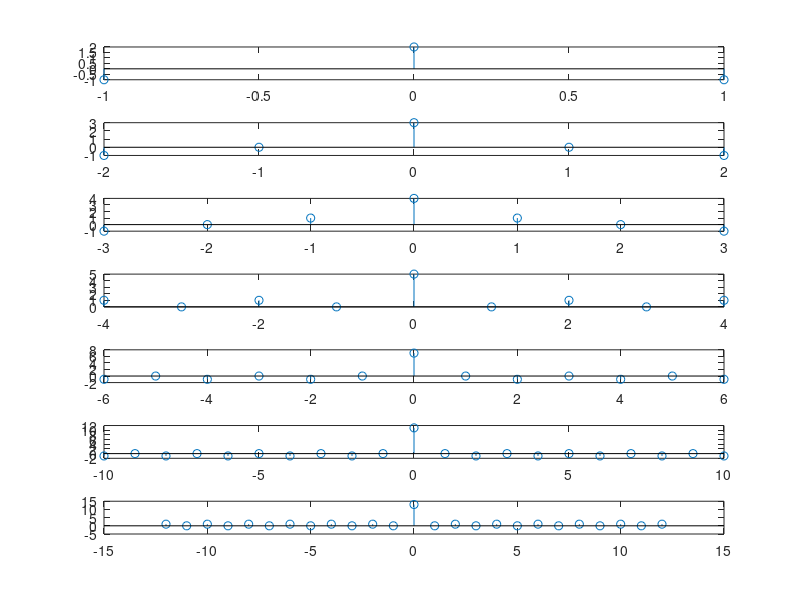

Write MATLAB code to recreate this figure.
clear all;
close all;

c2 = [1 -1];
c3 = [1 1 -1];
c4 = [1 1 1 -1];
c5 = [1 1 1 -1 1];
c7 = [1 1 1 -1 -1 1 -1];
c11 = [1 1 1 -1 -1 -1 1 -1 -1 1 -1];
c13 = [ 1 1 1 1 1 -1 -1 1 1 -1 1 -1 1];


[cc2,t2] = xcorr(c2);
[cc3,t3] = xcorr(c3);
[cc4,t4] = xcorr(c4);
[cc5,t5] = xcorr(c5);
[cc7,t7] = xcorr(c7);
[cc11,t11] = xcorr(c11);
[cc13,t13] = xcorr(c13);

subplot(7,1,1);
stem(t2,cc2);

subplot(7,1,2);
stem(t3,cc3);

subplot(7,1,3);
stem(t4,cc4);

subplot(7,1,4);
stem(t5,cc5);

subplot(7,1,5);
stem(t7,cc7);

subplot(7,1,6);
stem(t11,cc11);


subplot(7,1,7);
stem(t13,cc13);
